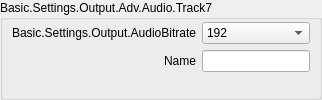
                            <widget class="QGroupBox" name="groupBox_20">
                             <property name="sizePolicy">
                              <sizepolicy hsizetype="Preferred" vsizetype="Preferred">
                               <horstretch>0</horstretch>
                               <verstretch>0</verstretch>
                              </sizepolicy>
                             </property>
                             <property name="title">
                              <string>Basic.Settings.Output.Adv.Audio.Track7</string>
                             </property>
                             <layout class="QFormLayout" name="formLayout_70">
                              <property name="fieldGrowthPolicy">
                               <enum>QFormLayout::AllNonFixedFieldsGrow</enum>
                              </property>
                              <property name="labelAlignment">
                               <set>Qt::AlignRight|Qt::AlignTrailing|Qt::AlignVCenter</set>
                              </property>
                              <property name="leftMargin">
                               <number>9</number>
                              </property>
                              <property name="topMargin">
                               <number>2</number>
                              </property>
                              <property name="rightMargin">
                               <number>9</number>
                              </property>
                              <property name="bottomMargin">
                               <number>9</number>
                              </property>
                              <item row="0" column="0">
                               <widget class="QLabel" name="advOutTrack7BitrateLabel">
                                <property name="minimumSize">
                                 <size>
                                  <width>170</width>
                                  <height>0</height>
                                 </size>
                                </property>
                                <property name="text">
                                 <string>Basic.Settings.Output.AudioBitrate</string>
                                </property>
                                <property name="alignment">
                                 <set>Qt::AlignRight|Qt::AlignTrailing|Qt::AlignVCenter</set>
                                </property>
                                <property name="buddy">
                                 <cstring>advOutTrack7Bitrate</cstring>
                                </property>
                               </widget>
                              </item>
                              <item row="0" column="1">
                               <widget class="QComboBox" name="advOutTrack7Bitrate">
                                <property name="sizePolicy">
                                 <sizepolicy hsizetype="Preferred" vsizetype="Preferred">
                                  <horstretch>0</horstretch>
                                  <verstretch>0</verstretch>
                                 </sizepolicy>
                                </property>
                                <property name="currentIndex">
                                 <number>8</number>
                                </property>
                                <item>
                                 <property name="text">
                                  <string>32</string>
                                 </property>
                                </item>
                                <item>
                                 <property name="text">
                                  <string>48</string>
                                 </property>
                                </item>
                                <item>
                                 <property name="text">
                                  <string>64</string>
                                 </property>
                                </item>
                                <item>
                                 <property name="text">
                                  <string>80</string>
                                 </property>
                                </item>
                                <item>
                                 <property name="text">
                                  <string>96</string>
                                 </property>
                                </item>
                                <item>
                                 <property name="text">
                                  <string>112</string>
                                 </property>
                                </item>
                                <item>
                                 <property name="text">
                                  <string>128</string>
                                 </property>
                                </item>
                                <item>
                                 <property name="text">
                                  <string>160</string>
                                 </property>
                                </item>
                                <item>
                                 <property name="text">
                                  <string>192</string>
                                 </property>
                                </item>
                                <item>
                                 <property name="text">
                                  <string>256</string>
                                 </property>
                                </item>
                                <item>
                                 <property name="text">
                                  <string>320</string>
                                 </property>
                                </item>
                               </widget>
                              </item>
                              <item row="1" column="0">
                               <widget class="QLabel" name="label_9002">
                                <property name="text">
                                 <string>Name</string>
                                </property>
                                <property name="buddy">
                                 <cstring>advOutTrack7Name</cstring>
                                </property>
                               </widget>
                              </item>
                              <item row="1" column="1">
                               <widget class="QLineEdit" name="advOutTrack7Name">
                                <property name="sizePolicy">
                                 <sizepolicy hsizetype="Expanding" vsizetype="Preferred">
                                  <horstretch>0</horstretch>
                                  <verstretch>0</verstretch>
                                 </sizepolicy>
                                </property>
                               </widget>
                              </item>
                             </layout>
                            </widget>
